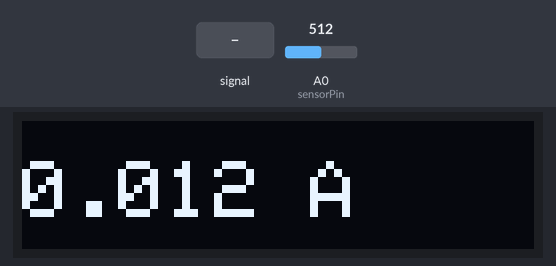
Simulated run of this sketch. Board: Arduino Uno, built with avr-gcc and run on an emulated ATmega328P. On the bench: 128×32 one-colour display. Inputs (shaded band) come from the test bench; at power-on: A0 (sensorPin) = 512. What the sketch prints to the serial monitor is not drawn.

Above: at 3.3 s.
3.4 s: A0 (sensorPin) fed a 200 Hz sine of ±81 counts around its level
At 5.6 s:
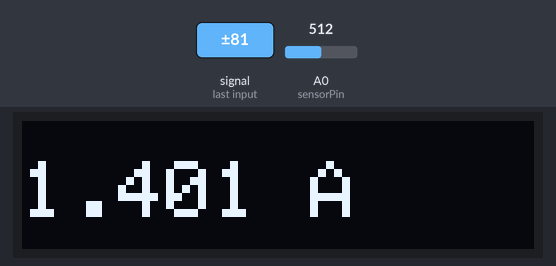
6.4 s: A0 (sensorPin) set to 716
At 9.1 s:
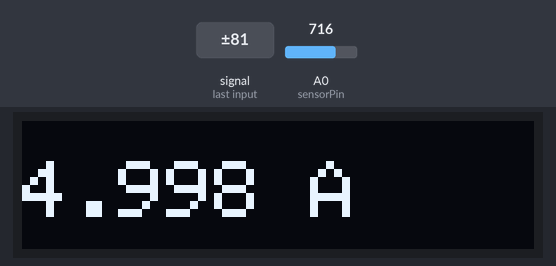
9.4 s: A0 (sensorPin) set to 900
At 10.4 s:
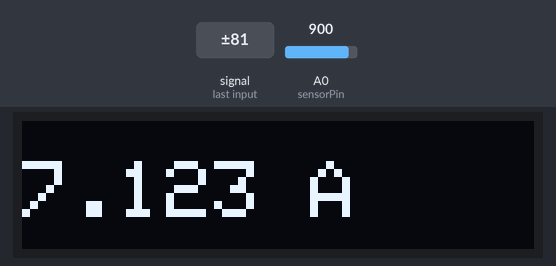
12.4 s: A0 (sensorPin) fed a 200 Hz sine of ±81 counts around its level
At 14.1 s:
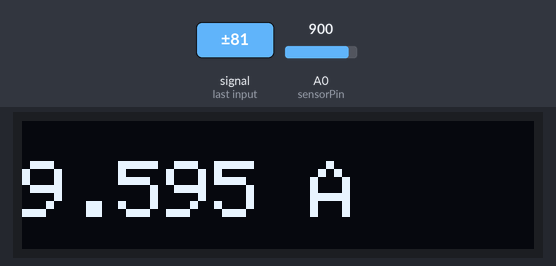
14.6 s: A0 (sensorPin) set to 1023
At 15.3 s:
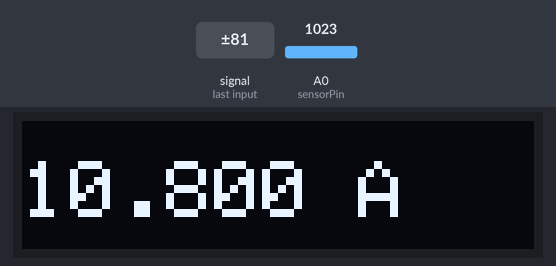
Timing chart, 0 to 17.6 s (numbered marks = the images above; inputs shaded):
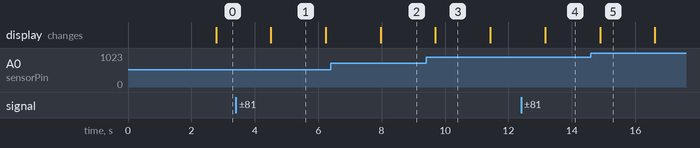

The sketch:

lectura-ZMCT103C-oled.ino
```cpp
#include <Wire.h>
#include <Adafruit_GFX.h>
#include <Adafruit_SSD1306.h>

// Configuración de la pantalla OLED (tamaño 128x32)
#define SCREEN_WIDTH 128
#define SCREEN_HEIGHT 32

// Dirección I2C de la pantalla OLED
#define OLED_ADDR 0x3C

// Crear objeto para manejar la pantalla OLED
Adafruit_SSD1306 display(SCREEN_WIDTH, SCREEN_HEIGHT, &Wire, -1);

// Configuración del sensor ZMCT103C
const int sensorPin = A0;       // Pin analógico donde conectas la salida del ZMCT103C
const float burdenResistor = 200.0; // Resistor de carga en ohmios
const float turnsRatio = 1000.0;    // Relación de vueltas (1000:1)
const int numSamples = 5000;        // Número de muestras para calcular RMS
const float VREF = 5.0;            // Voltaje de referencia del Arduino (5V)
const float ADCResolution = 1023.0; // Resolución del ADC (10 bits)

void setup() {
  Serial.begin(9600); // Inicia la comunicación serie para depuración

  // Inicializa la pantalla OLED con la dirección I2C 0x3C
  if (!display.begin(0x3C)) {
    Serial.println(F("No se detectó la pantalla OLED"));
    for (;;); // Detiene el programa si falla la inicialización
  }

  // Configura la pantalla OLED
  display.clearDisplay();             // Limpia la pantalla
  display.setTextSize(2);             // Tamaño del texto
  display.setTextColor(SSD1306_WHITE); // Color del texto
  display.setCursor(0, 0);           // Posición del texto
  display.print("Iniciando...");      // Escribe en el buffer
  display.display();                  // Muestra el contenido del buffer
  delay(2000);                        // Pausa para mostrar el mensaje inicial
  display.clearDisplay();             // Limpia la pantalla
}

void loop() {
  float sumSquares = 0.0;     // Suma de los cuadrados de las lecturas
  float offset = VREF / 2;    // Desplazamiento de la señal a 2.5V

  // Leer múltiples muestras para calcular el RMS
  for (int i = 0; i < numSamples; i++) {
    int rawValue = analogRead(sensorPin); // Leer valor analógico
    float voltage = rawValue * (VREF / ADCResolution); // Convertir a voltaje
    float adjustedVoltage = voltage - offset; // Restar el desplazamiento (2.5V)
    sumSquares += adjustedVoltage * adjustedVoltage; // Acumular el cuadrado
  }

  // Calcular el valor RMS del voltaje
  float rmsVoltage = sqrt(sumSquares / numSamples);

  // Calcular la corriente RMS usando la fórmula: I = V / R * relación de vueltas
  float rmsCurrent = (rmsVoltage / burdenResistor) * turnsRatio;

  // Mostrar la corriente RMS en el monitor serial
  //Serial.print("Corriente RMS: ");
  Serial.print(rmsCurrent, 0); // Mostrar con 3 decimales
  Serial.println(" A");

  // Mostrar la corriente RMS en la pantalla OLED
  display.clearDisplay();        // Limpia la pantalla
  display.setCursor(0, 0);       // Posiciona el cursor en la primera fila
  //display.print("Corriente RMS:"); // Imprime el encabezado
  display.setCursor(0, 10);      // Posiciona el cursor en la segunda fila
  display.print(rmsCurrent, 3);  // Imprime el valor de la corriente
  display.print(" A");           // Imprime la unidad (amperios)

  display.display();             // Actualiza la pantalla OLED con los datos nuevos
  delay(1000);                   // Esperar 1 segundo antes de la siguiente medición
}
```

Measured:
- after the input at 3.4 s, the display: changes after 1.1 s (image 1)
- after the input at 6.4 s, the display: changes after 1.6 s (image 2)
- after the input at 9.4 s, the display: changes after 0.30 s (image 3)
- after the input at 12.4 s, the display: changes after 0.76 s (image 4)
- what the display in image 1 shows lasts 1.7 s, from 4.5 s to 6.2 s
